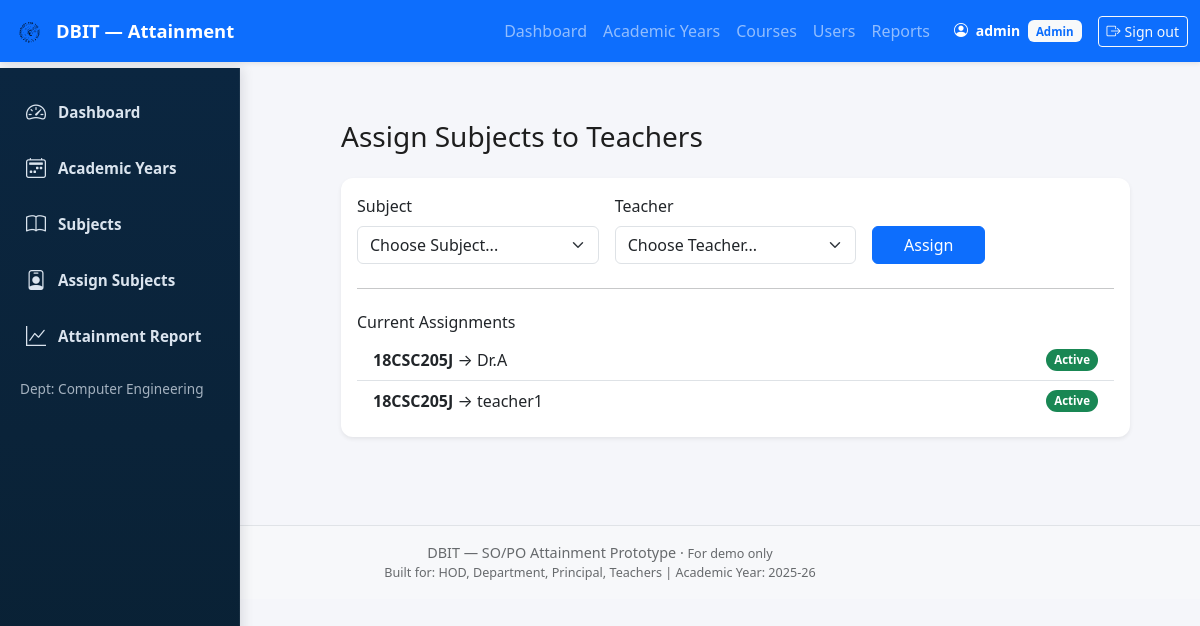
Page /assign-subjects/ (signed in) on the earlier database version.
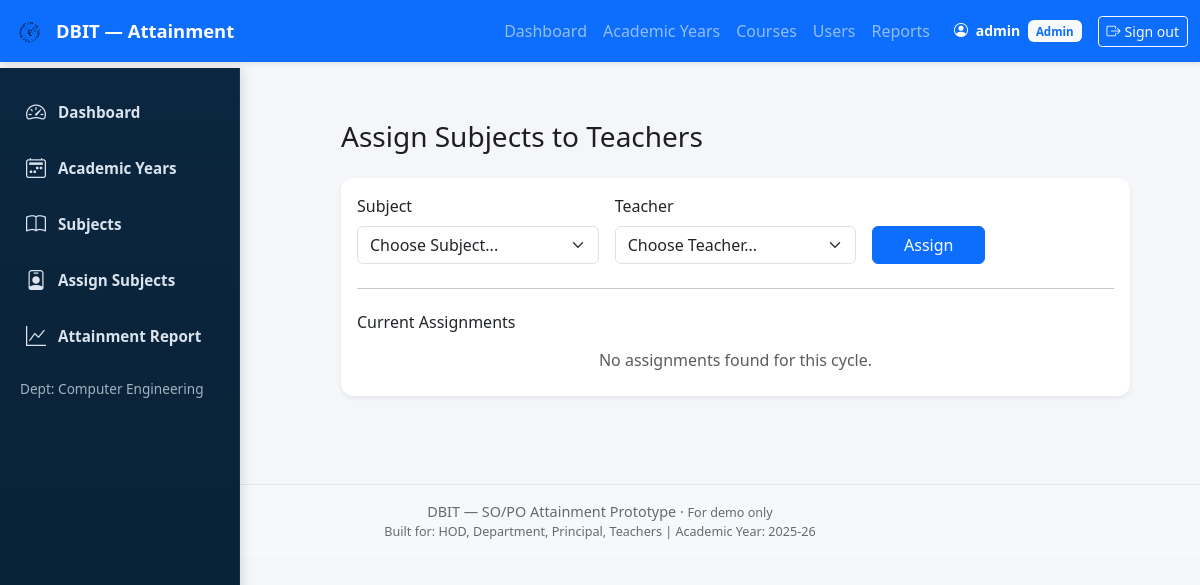
Same page on the later database version.
### attainment/models.py (models this page shows, shortened)
class TeacherCourseAssignment(models.Model):
    teacher = models.ForeignKey(
        User, on_delete=models.CASCADE, related_name="teaching"
    )
    course = models.ForeignKey(
        Course, on_delete=models.CASCADE, related_name="teachers"
    )

class Course(models.Model):
    code = models.CharField(max_length=20)
    name = models.CharField(max_length=200)
    department = models.ForeignKey(
        Department, on_delete=models.CASCADE, related_name="courses"
    )
    academic_year = models.ForeignKey(
        AcademicYear, on_delete=models.CASCADE, null=True, blank=True
    )
    semester = models.ForeignKey(
        Semester, on_delete=models.CASCADE,
        null=True, blank=True, related_name="courses"
    )
    program = models.ForeignKey(
        Program, on_delete=models.CASCADE,
        null=True, blank=True, related_name="courses"
    )

### attainment/views.py (the view)
# urls.py: path('assign-subjects/', views.assign_subjects_view, name='assign_subjects'),
@login_required
@role_required('HOD', 'ADMIN')
def assign_subjects_view(request):
    context = {
        'courses': Course.objects.all(),
        'teachers': User.objects.filter(is_staff=False), # Only show teachers, not admins
        'assignments': TeacherCourseAssignment.objects.all(),
    }
    return render(request, 'assign_subjects.html', context)

### attainment/utils/rbac.py (called while the page is built)
def role_required(*allowed_roles):
    def decorator(view_func):
        @wraps(view_func)
        def _wrapped(request, *args, **kwargs):
            profile = getattr(request.user, "profile", None)
            if profile is None or profile.role not in allowed_roles:
                html = render_to_string("403.html", request=request)
                return HttpResponseForbidden(html)
            return view_func(request, *args, **kwargs)
        return _wrapped
    return decorator

### templates/assign_subjects.html (shortened to what this page needs)
{% extends "base.html" %}
{% block content %}
<div class="container-fluid py-4">
  <div class="row">
    <div class="col-md-3">
      {% include "components/sidebar_hod.html" %}
    </div>
    <div class="col-md-9">
      <h3 class="mb-4">Assign Subjects to Teachers</h3>
      <div class="card shadow-sm mb-4">
        <div class="card-body">
          <form method="POST" action="{% url 'assign_subject' %}" class="row g-3 align-items-end">
            <div class="col-md-4">
              <label class="form-label font-weight-bold">Subject</label>
              <select name="course_id" class="form-select" required>
                <option value="" selected disabled>Choose Subject...</option>
              </select>
            </div>
            <div class="col-md-4">
              <label class="form-label font-weight-bold">Teacher</label>
              <select name="teacher_id" class="form-select" required>
                <option value="" selected disabled>Choose Teacher...</option>
              </select>
            </div>
            <div class="col-md-2">
              <button type="submit" class="btn btn-primary w-100">Assign</button>
            </div>
          </form>
          <hr class="my-4">
          <h6>Current Assignments</h6>
          <ul class="list-group list-group-flush">
            {% for assignment in assignments %}
              <li class="list-group-item d-flex justify-content-between align-items-center">
                <span><strong>{{ assignment.course.code }}</strong> &rarr; {{ assignment.teacher.username }}</span>
                <span class="badge bg-success rounded-pill">Active</span>
              </li>
            {% empty %}
              <li class="list-group-item text-muted text-center italic">No assignments found for this cycle.</li>
            {% endfor %}
          </ul>
        </div>
      </div>
    </div>
  </div>
</div>
{% endblock %}

Differences in the rows shown:
removed TeacherCourseAssignment: course.code "18CSC205J", teacher.username "Dr.A"
removed TeacherCourseAssignment: course.code "18CSC205J", teacher.username "teacher1"
Other differences:
text now shown: "No assignments found for this cycle."
